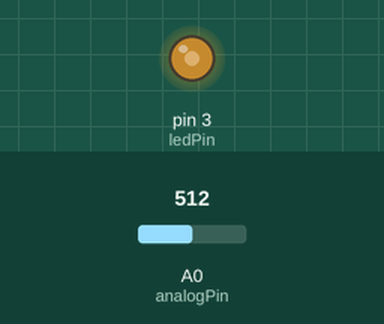
Simulated run of this sketch. Board: Arduino Uno, built with avr-gcc and run on an emulated ATmega328P. On the bench: output pins drawn as LEDs (lit = HIGH). The test bench sets the inputs (shaded band); at power-on: A0 (analogPin) = 512.

Above: at 1.2 s.
1.3 s: A0 (analogPin) set to 716
At 2.5 s:
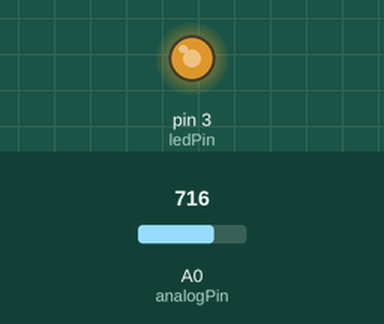
2.8 s: A0 (analogPin) set to 900
At 3.7 s:
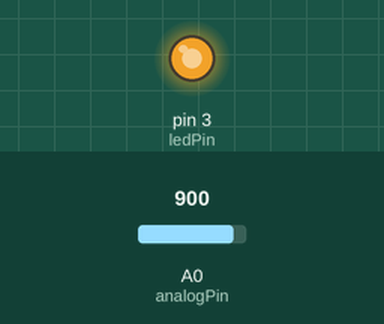
4.3 s: A0 (analogPin) set to 122
At 4.8 s:
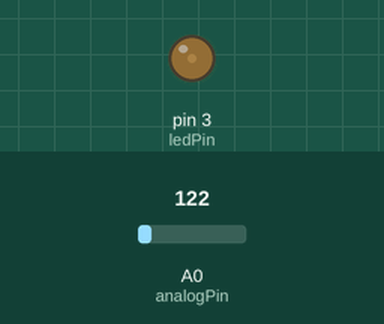
5.8 s: A0 (analogPin) set to 0
At 7.2 s:
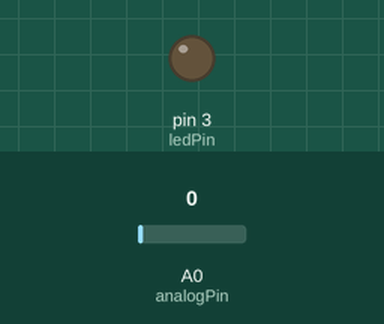
Timing chart, 0 to 8.3 s (numbered marks = the images above; inputs shaded):
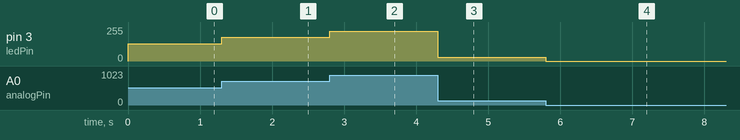

The sketch:

________LED______.ino
```cpp
/*
아날로그 0번 핀에 연결된 가변 저항을 통해
0에서 1023 사이의 값을 읽어 들이고,
이를 0에서 255사이의 듀티 사이클로 변환하여 디지털 3번 핀에 연결된 LED 밝기 조절
*/

int ledPin = 3; //3번 핀에 LED 연결
int analogPin = A0; //0번 핀에 가변 저항 연결
int val = 0;  // 입력값 저장을 위한 변수

void setup() {
  pinMode(ledPin, OUTPUT);  // LED 연결 핀을 출력으로 설정
}

void loop(){
  val = analogRead(analogPin);  // 가변 저항 값 입력(0에서 1023 사이)
  analogWrite(ledPin, val / 4); // 0에서 255 사이 값 출력을 위해 4로 나눔
}
```

Measured:
- after the input at 1.3 s, pin 3 (ledPin): 128/255 → 179/255 at once
- after the input at 2.8 s, pin 3 (ledPin): 179/255 → 225/255 at once
- after the input at 4.3 s, pin 3 (ledPin): 225/255 → 30/255 at once
- after the input at 5.8 s, pin 3 (ledPin): 30/255 → 0/255 at once
